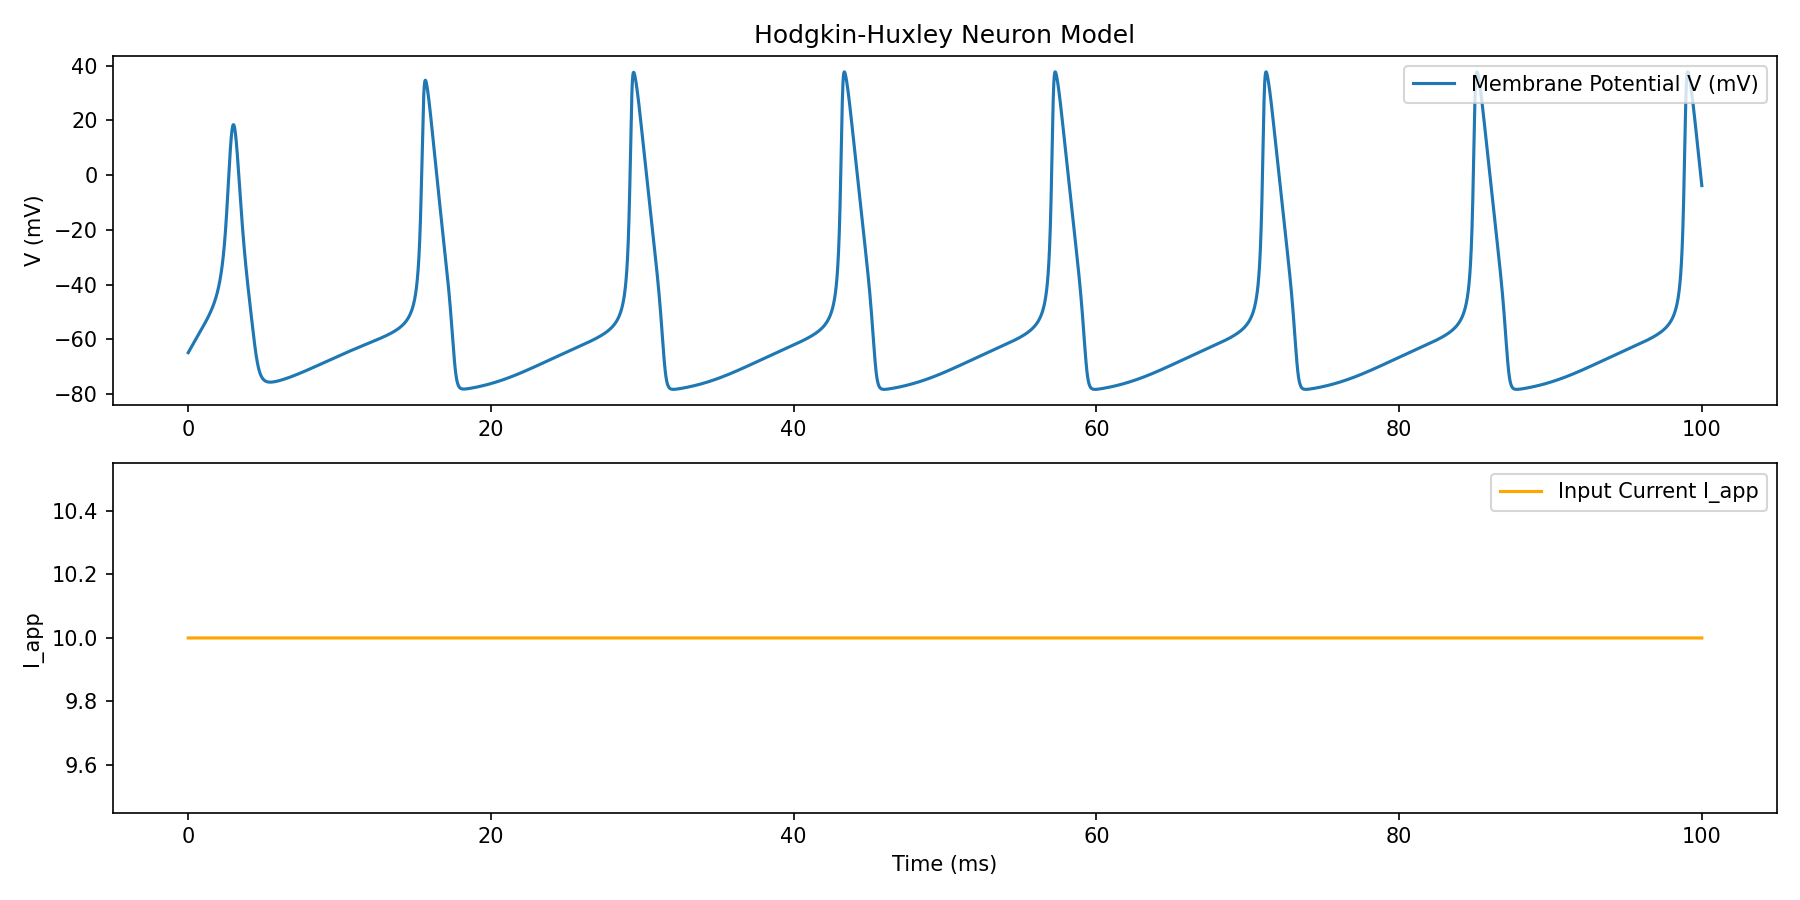

Generate this figure with Python:
#!/usr/bin/env python3
"""
Hodgkin–Huxley neuron simulation.
Allows full CLI parameter control and saves figure as hh.png.
"""

import argparse
import numpy as np
import matplotlib.pyplot as plt
from pathlib import Path


def hodgkin_huxley(I_app, time_end, dt,
                   C, g_K, g_Na, g_L,
                   V_K, V_Na, V_L):
    """Run HH simulation and return traces."""
    time = np.arange(0, time_end, dt)

    V = -65.0
    n = 0.0
    m = 0.0
    h = 0.0

    V_trace = []
    I_trace = []

    def alpha_n(V): return 0.01 * (V + 55) / (1 - np.exp(-0.1 * (V + 55)))
    def beta_n(V): return 0.125 * np.exp(-0.0125 * (V + 65))

    def alpha_m(V): return 0.1 * (V + 40) / (1 - np.exp(-0.1 * (V + 40)))
    def beta_m(V): return 4 * np.exp(-0.05 * (V + 65))

    def alpha_h(V): return 0.07 * np.exp(-0.05 * (V + 65))
    def beta_h(V): return 1 / (1 + np.exp(-0.1 * (V + 35)))

    for t in time:
        I = I_app(t)
        I_trace.append(I)

        dn = alpha_n(V) * (1 - n) - beta_n(V) * n
        dm = alpha_m(V) * (1 - m) - beta_m(V) * m
        dh = alpha_h(V) * (1 - h) - beta_h(V) * h

        n += dn * dt
        m += dm * dt
        h += dh * dt

        I_K = g_K * (n**4) * (V - V_K)
        I_Na = g_Na * (m**3) * h * (V - V_Na)
        I_L = g_L * (V - V_L)

        dV = (I - I_K - I_Na - I_L) / C
        V += dV * dt

        V_trace.append(V)

    return time, V_trace, I_trace


def plot_results(time, V_trace, I_trace, out_path):
    """Plot HH simulation results and save."""
    plt.figure(figsize=(12, 6))

    plt.subplot(2, 1, 1)
    plt.plot(time, V_trace, label="Membrane Potential V (mV)")
    plt.ylabel("V (mV)")
    plt.title("Hodgkin-Huxley Neuron Model")
    plt.legend(loc="upper right")

    plt.subplot(2, 1, 2)
    plt.plot(time, I_trace, label="Input Current I_app", color="orange")
    plt.xlabel("Time (ms)")
    plt.ylabel("I_app")
    plt.legend(loc="upper right")

    plt.tight_layout()
    plt.savefig(out_path, dpi=150)
    plt.close()


def parse_args():
    p = argparse.ArgumentParser(
        description="Hodgkin–Huxley neuron model simulation."
    )

    p.add_argument("--time_end", type=float, default=100,
                   help="end of simulation time (ms)")
    p.add_argument("--dt", type=float, default=0.01,
                   help="time step (ms)")
    p.add_argument("--I", type=float, default=10.0,
                   help="constant applied current (uA/cm^2)")

    p.add_argument("--C", type=float, default=1.0,
                   help="membrane capacitance (uF/cm^2)")
    p.add_argument("--g_K", type=float, default=30.0,
                   help="max K+ conductance (mS/cm^2)")
    p.add_argument("--g_Na", type=float, default=120.0,
                   help="max Na+ conductance (mS/cm^2)")
    p.add_argument("--g_L", type=float, default=0.1,
                   help="leak conductance (mS/cm^2)")

    p.add_argument("--V_K", type=float, default=-80.0,
                   help="K+ reversal potential (mV)")
    p.add_argument("--V_Na", type=float, default=50.0,
                   help="Na+ reversal potential (mV)")
    p.add_argument("--V_L", type=float, default=-65.0,
                   help="leak reversal potential (mV)")

    return p.parse_args()


def main():
    print("Starting Hodgkin–Huxley simulation...")
    args = parse_args()
    print("Parameters loaded.")

    I_app = lambda t: args.I

    print("Running dynamics...")
    time, V_trace, I_trace = hodgkin_huxley(
        I_app,
        args.time_end,
        args.dt,
        args.C,
        args.g_K,
        args.g_Na,
        args.g_L,
        args.V_K,
        args.V_Na,
        args.V_L
    )

    out_path = Path(__file__).resolve().parent / "hh.png"
    print(f"Plotting and saving to {out_path} ...")

    plot_results(time, V_trace, I_trace, out_path)

    print("Done.")


if __name__ == "__main__":
    main()
